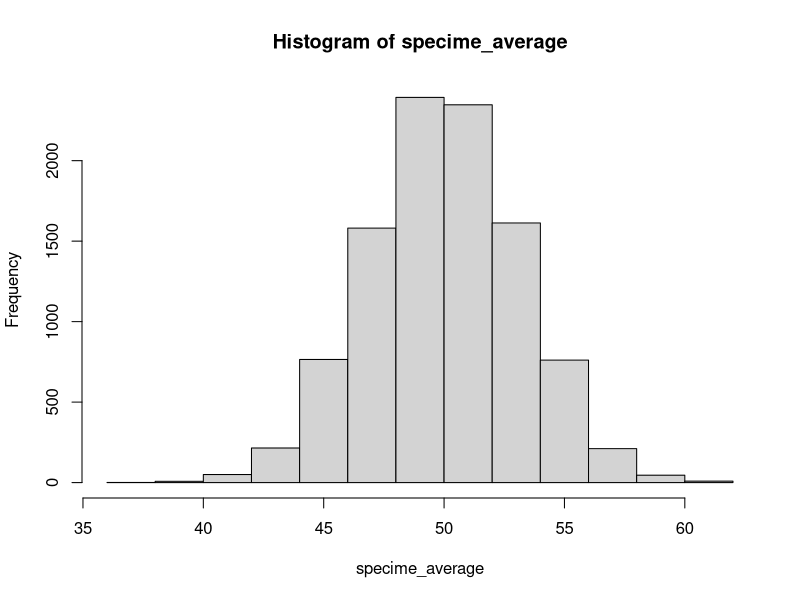
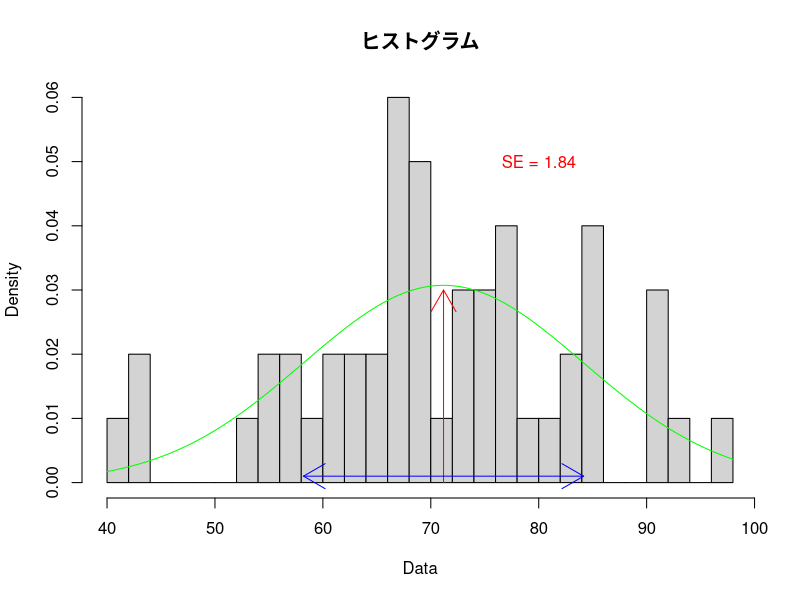
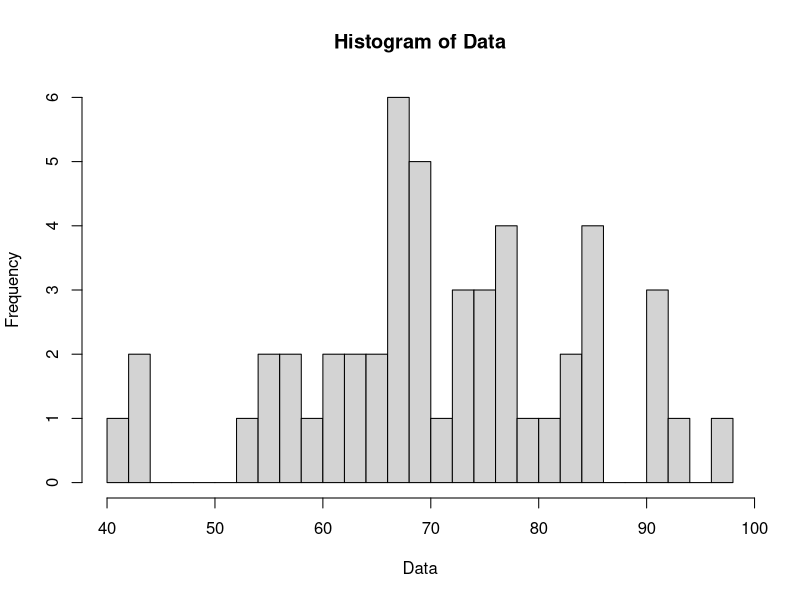

Here is the R script that generated these plots, in order:
#課題0.標本抽出を10,000回行ってそれぞれの標本平均を求めるプログラム
specime_average<- numeric(length=10000)

for(i in 1:10000){
	specime <- rnorm(n=10,mean=50,sd=10)
	specime_average[i] <- mean(specime)
}
Mean = mean(specime_average)
hist(specime_average)


#課題1.テーブルデータの読み込み
ReadData <- read.table("week2-data.txt")

#課題2.平均値と不偏標準偏差の計算
Data <-ReadData$V1
Mean <- mean(Data)
SD <- sd(Data)
unbiased_estimeter <- SD*sqrt(length(Data)/(length(Data)-1))


#課題3.bin = 25としてヒストグラムを作成する
png("kadai3.png",width = 400)
hist(Data,breaks = 26)
dev.off()

#課題4.取り出したデータの一部を取り出して,それぞれの平均と標準誤差を求める

ReadData <- read.table("week2-data.txt",nrow = 5)
Data1_5 <- ReadData$V1
Mean1_5 <- mean(Data1_5)
SE1_5 <- sd (Data1_5) / sqrt (length(Data1_5))


ReadData <- read.table("week2-data.txt",nrow = 10)
Data1_10 <- ReadData$V1
Mean1_10 <- mean(Data1_10)
SE1_10 <- sd (Data1_10) / sqrt (length(Data1_10))

ReadData <- read.table("week2-data.txt",nrow = 20)
Data1_20 <- ReadData$V1
Mean1_20 <- mean(Data1_20)
SE1_20 <- sd (Data1_20) / sqrt (length(Data1_20))

#課題5. 課題3で作成したヒストグラム上に課題2で求めた平均と標準偏差を矢印で示す。
#また,正規分布で近似した曲線を追加して,標準誤差も示すこと

# ヒストグラムをプロット
hist(Data,breaks = 25,main = "ヒストグラム",freq = FALSE)

# 平均値と標準偏差を計算
mean_val <- mean(Data)
sd_val <- sd(Data)

# 矢印を描画
arrows(x0 = mean_val,  y0 = 0.03, x1 = mean_val, y1 = 0, col = "red", code = 1, angle = 30)
arrows(x0 = mean_val + sd_val , y0 = 0.001, x1 = mean_val, y1 = 0.001, col = "blue", code = 1, angle = 30)
arrows(x0 = mean_val - sd_val,  y0 = 0.001, x1 = mean_val, y1 = 0.001, col = "blue", code = 1, angle = 30)
# 正規分布で近似した曲線を追加
x <- seq(min(Data), max(Data), length = 100)
y <- dnorm(x, mean = mean_val, sd = sd_val)
lines(x, y, col = "green")

# 標準誤差を計算
se <- sd_val / sqrt(length(Data))

# 標準誤差をヒストグラムの下に数字で表示
text(80,0.05,labels = paste("SE =", round(se, 2)), col = "red")


